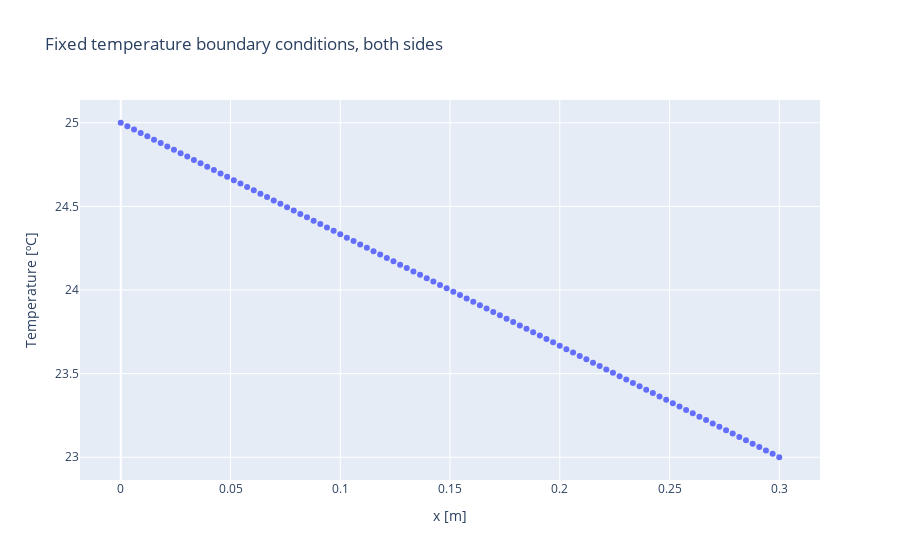

This figure's notebook cell:
### Code cell
fig = go.Figure()
fig.add_trace(go.Scatter(x=x_num, y=Tx_fun(x_num), mode='markers',))
fig.update_layout(
    xaxis_title="x [m]",
    yaxis_title="Temperature [ºC]",
    title="Fixed temperature boundary conditions, both sides")
